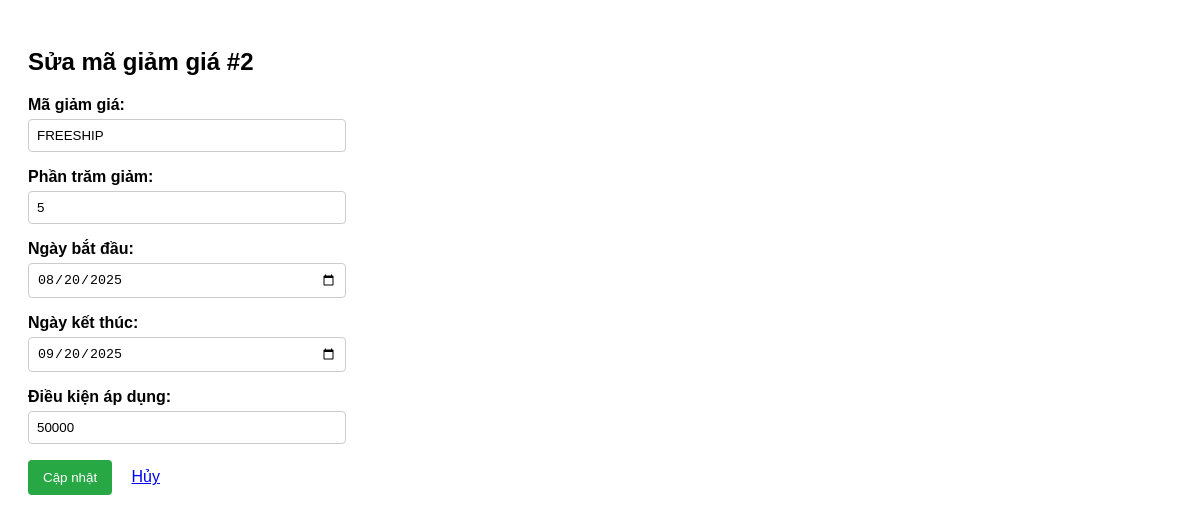
The app's page /admin/voucher/edit/2 (signed in) with its own data.
### tables this page shows
CREATE TABLE `magiamgia` (
  `id` int(11) NOT NULL,
  `ma` varchar(50) DEFAULT NULL,
  `phan_tram_giam` int(11) DEFAULT NULL,
  `giam_toi_da` decimal(10,2) DEFAULT NULL,
  `ngay_bat_dau` date DEFAULT NULL,
  `ngay_ket_thuc` date DEFAULT NULL,
  `so_luong` int(11) DEFAULT NULL,
  `da_su_dung` int(11) DEFAULT 0,
  `trang_thai` tinyint(1) DEFAULT 1,
  `dieukien` varchar(255) DEFAULT NULL,
  `id_user` int(11) DEFAULT NULL
);

### app/controllers/Admin/VoucherController.php (called while the page is built, shortened)
<?php
class VoucherController {
    private $voucherModel;
    public function __construct($db) {
        $this->voucherModel = new Voucher($db);
    }
    public function edit($id) {
        $voucher = $this->voucherModel->getById($id);
        require_once ROOT_PATH . '/app/views/admin/voucher/edit.php';
    }
}

### app/models/Voucher.php (called while the page is built, shortened)
<?php
class Voucher {
    private $conn;
    public function __construct($db) {
        $this->conn = $db;
    }
    public function getById($id) {
        $id = intval($id);
        $sql = "SELECT * FROM magiamgia WHERE id = $id LIMIT 1";
        $result = mysqli_query($this->conn, $sql);
        return mysqli_fetch_assoc($result);
    }
}

### app/views/admin/voucher/edit.php (the view, shortened to what this page needs)
<!DOCTYPE html>
<html lang="vi">
<head>
</head>
<body>
<h2>Sửa mã giảm giá #<?= htmlspecialchars($voucher['id']) ?></h2>
<form method="post" action="/coffee/admin/voucher/edit/<?= $voucher['id'] ?>">
    <p>
        <label for="ma">Mã giảm giá:</label><br>
        <input type="text" id="ma" name="ma" value="<?= htmlspecialchars($voucher['ma']) ?>" required>
    </p>
    <p>
        <label for="phan_tram_giam">Phần trăm giảm:</label><br>
        <input type="number" step="0.01" id="phan_tram_giam" name="phan_tram_giam" value="<?= htmlspecialchars($voucher['phan_tram_giam']) ?>" required min="0" max="100">
    </p>
    <p>
        <label for="ngay_bat_dau">Ngày bắt đầu:</label><br>
        <input type="date" id="ngay_bat_dau" name="ngay_bat_dau" value="<?= htmlspecialchars($voucher['ngay_bat_dau']) ?>" required>
    </p>
    <p>
        <label for="ngay_ket_thuc">Ngày kết thúc:</label><br>
        <input type="date" id="ngay_ket_thuc" name="ngay_ket_thuc" value="<?= htmlspecialchars($voucher['ngay_ket_thuc']) ?>" required>
    </p>
    <p>
    <label for="dieukien">Điều kiện áp dụng:</label><br>
    <input type="text" id="dieukien" name="dieukien"
           value="<?= isset($voucher['dieukien']) ? htmlspecialchars($voucher['dieukien']) : '' ?>">
    </p>
    <p>
        <button type="submit">Cập nhật</button>
        <a href="/coffee/admin/voucher/index" style="margin-left: 15px;">Hủy</a>
    </p>
</form>
</body>
</html>

### app/views/admin/voucher/edit.php (style rules this page uses)
body { font-family: Arial, sans-serif; padding: 20px; }
label { font-weight: bold; }
input[type="text"], input[type="number"], input[type="date"] { width: 300px; padding: 8px; margin-top: 5px; border: 1px solid #ccc; border-radius: 4px; }
p { margin-bottom: 15px; }
button { padding: 10px 15px; background-color: #28a745; color: white; border: none; border-radius: 4px; cursor: pointer; }

### records on screen
magiamgia: id "2", ma "FREESHIP", phan_tram_giam "5", ngay_bat_dau "08/20/2025", ngay_ket_thuc "09/20/2025", dieukien "50000"
